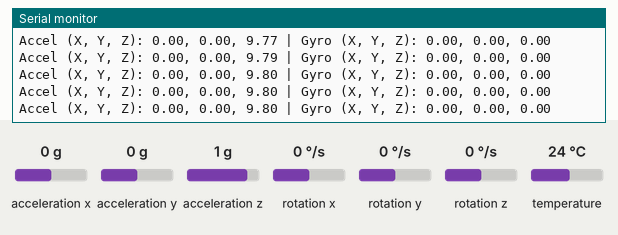
Simulated run of this program. Board: Seeed XIAO ESP32-S3. Shown: the last lines printed to the serial monitor. Inputs (shaded band) come from the test bench; at power-on: acceleration x 0 g, acceleration y 0 g, acceleration z 1 g, rotation x 0 °/s, rotation y 0 °/s, rotation z 0 °/s, temperature 24 °C.

Above: at 1.2 s.
1.3 s: acceleration x set to -1.4 g
At 1.35 s:
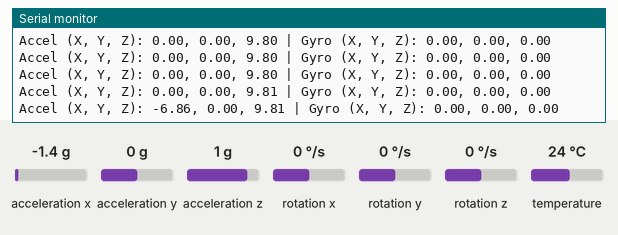
2.8 s: acceleration y set to -1.4 g
At 2.89 s:
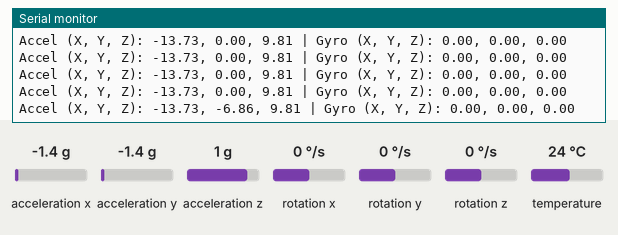
4.3 s: acceleration z set to -1.4 g
At 4.34 s:
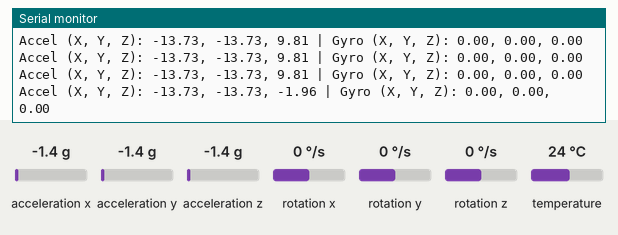
5.8 s: rotation x set to -192 °/s
At 5.89 s:
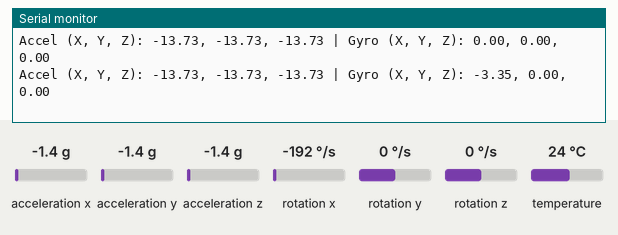
7.3 s: rotation y set to -192 °/s
At 7.33 s:
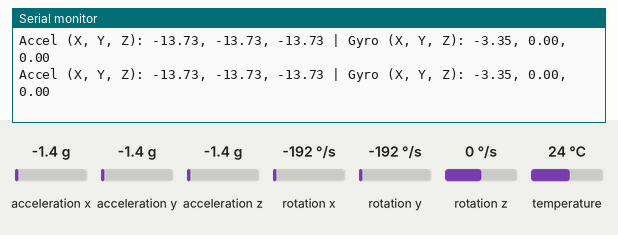
Timing chart, 0 to 9.8 s (numbered marks = the images above; inputs shaded):
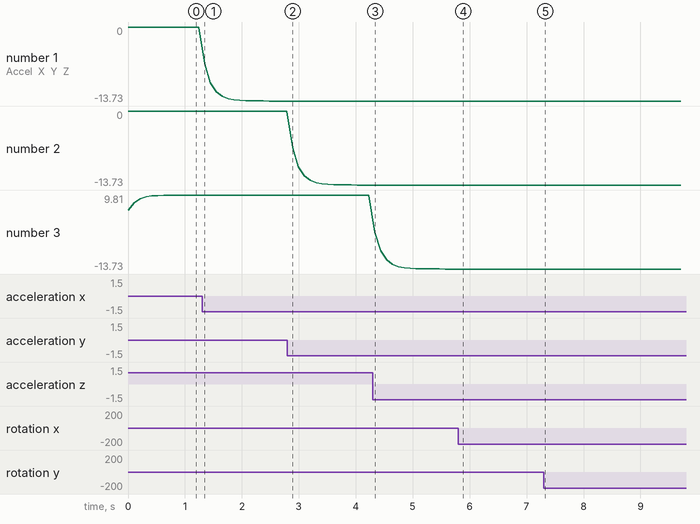

The program:

main.cpp
```cpp
#include <Wire.h>
#include <Adafruit_MPU6050.h>
#include <Adafruit_Sensor.h>
#include <SPI.h>
#include <Arduino.h>
#include <Arduino_APDS9960.h>

// Assuming APDS9960 initialization is correct as per your setup
Adafruit_MPU6050 mpu;

// Low-pass filter parameters for MPU6050
float alpha = 0.5; // Filter constant
float filteredAccelX = 0, filteredAccelY = 0, filteredAccelZ = 0;

void setup() {
  Serial.begin(115200);
  while (!Serial); // Wait for Serial monitor to open

  // Initialize APDS9960
  if (!APDS.begin()) {
    Serial.println("Error initializing APDS-9960 sensor!");
  } else {
    Serial.println("APDS-9960 sensor initialized.");
  }

  // Initialize MPU6050
  if (!mpu.begin()) {
    Serial.println("Failed to find MPU6050 chip");
    while (1) {
      delay(10); // Hang if MPU6050 is not found
      Serial.print('.');
    }
  } else {
    Serial.println("MPU6050 Found!");
    mpu.setAccelerometerRange(MPU6050_RANGE_8_G);
    mpu.setGyroRange(MPU6050_RANGE_500_DEG);
    mpu.setFilterBandwidth(MPU6050_BAND_21_HZ);
    Serial.println("MPU6050 sensor initialized.");
  }

  Serial.println("Starting data collection...");
}

void loop() {
  // Gesture detection with APDS9960
  if (APDS.gestureAvailable()) {
    int gesture = APDS.readGesture();
    switch (gesture) {
      case GESTURE_UP:
        Serial.println("Detected UP gesture");
        break;
      case GESTURE_DOWN:
        Serial.println("Detected DOWN gesture");
        break;
      case GESTURE_LEFT:
        Serial.println("Detected LEFT gesture");
        break;
      case GESTURE_RIGHT:
        Serial.println("Detected RIGHT gesture");
        break;
      default:
        // If no recognizable gesture was detected
        break;
    }
  }

  // MPU6050 data acquisition
  sensors_event_t a, g, temp;
  mpu.getEvent(&a, &g, &temp);

  // Apply a simple low-pass filter to the accelerometer data
  filteredAccelX = alpha * filteredAccelX + (1.0 - alpha) * a.acceleration.x;
  filteredAccelY = alpha * filteredAccelY + (1.0 - alpha) * a.acceleration.y;
  filteredAccelZ = alpha * filteredAccelZ + (1.0 - alpha) * a.acceleration.z;

  // Print filtered accelerometer data along with gyroscope data
  Serial.print("Accel (X, Y, Z): ");
  Serial.print(filteredAccelX); Serial.print(", ");
  Serial.print(filteredAccelY); Serial.print(", ");
  Serial.print(filteredAccelZ); Serial.print(" | Gyro (X, Y, Z): ");
  Serial.print(g.gyro.x); Serial.print(", ");
  Serial.print(g.gyro.y); Serial.print(", ");
  Serial.println(g.gyro.z);

  delay(100); // Short delay to manage the loop timing
}
```

Measured:
- after the input at 1.3 s, the serial monitor: prints a new line after 0.05 s (image 1)
- after the input at 2.8 s, the serial monitor: prints a new line after 0.09 s (image 2)
- after the input at 4.3 s, the serial monitor: prints a new line at once (image 3)
- after the input at 5.8 s, the serial monitor: prints a new line after 0.08 s (image 4)
- plotted number 1: 0 → -13.73 after the input at 1.3 s
